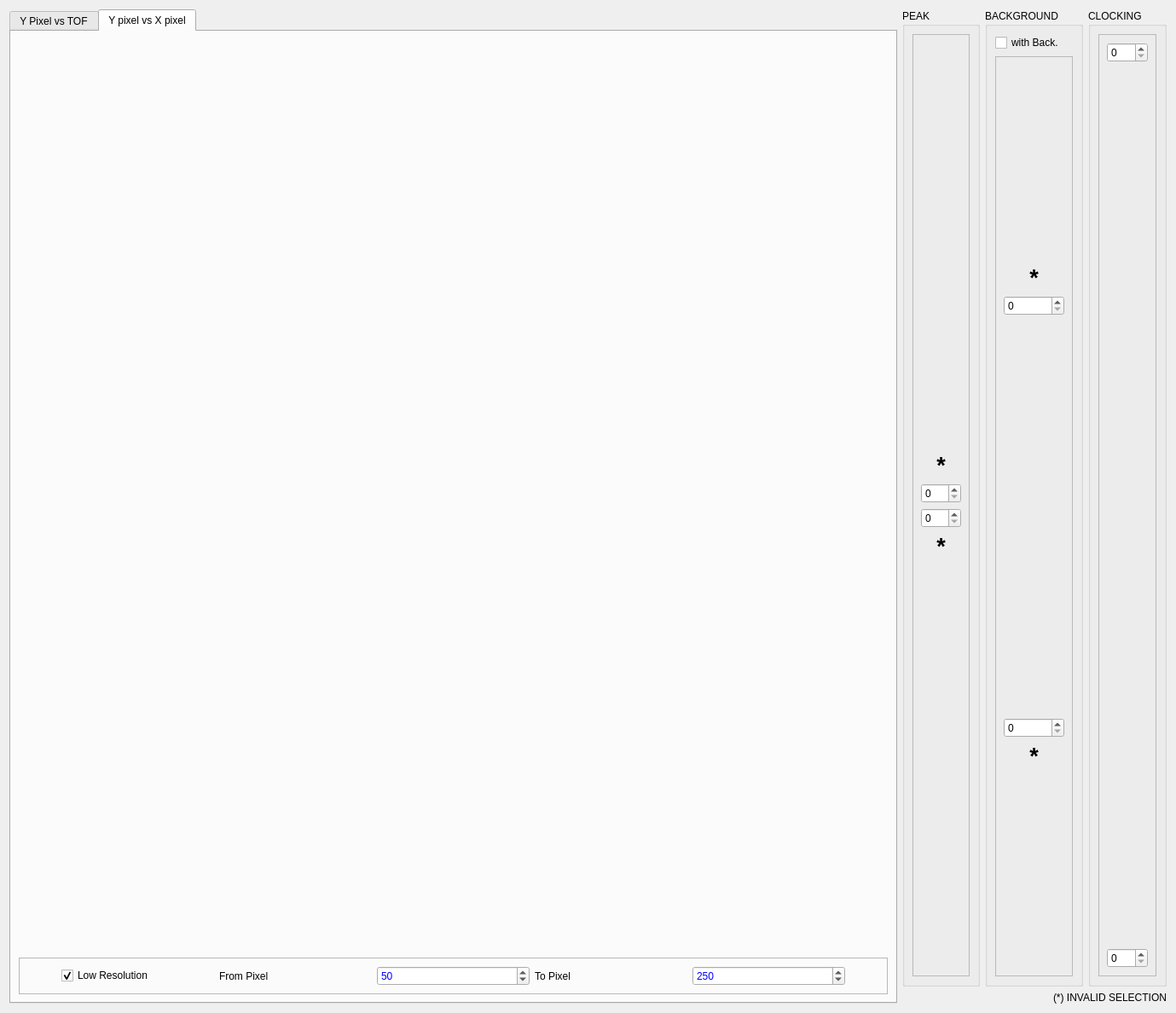
<?xml version="1.0" encoding="UTF-8"?>
<ui version="4.0">
 <class>Dialog</class>
 <widget class="QDialog" name="Dialog">
  <property name="geometry">
   <rect>
    <x>0</x>
    <y>0</y>
    <width>1379</width>
    <height>1188</height>
   </rect>
  </property>
  <property name="windowTitle">
   <string>2D Selection Tool</string>
  </property>
  <layout class="QVBoxLayout" name="verticalLayout_4">
   <item>
    <layout class="QHBoxLayout" name="horizontalLayout_6">
     <item>
      <widget class="QTabWidget" name="tabWidget">
       <property name="currentIndex">
        <number>1</number>
       </property>
       <widget class="QWidget" name="tab">
        <attribute name="title">
         <string>Y Pixel vs TOF</string>
        </attribute>
        <layout class="QHBoxLayout" name="horizontalLayout_3">
         <item>
          <layout class="QVBoxLayout" name="verticalLayout">
           <item>
            <layout class="QHBoxLayout" name="horizontalLayout">
             <item>
              <widget class="MPLWidgetNoLog" name="y_pixel_vs_tof_plot" native="true">
               <property name="sizePolicy">
                <sizepolicy hsizetype="Expanding" vsizetype="Expanding">
                 <horstretch>0</horstretch>
                 <verstretch>0</verstretch>
                </sizepolicy>
               </property>
              </widget>
             </item>
            </layout>
           </item>
           <item>
            <layout class="QHBoxLayout" name="horizontalLayout_37">
             <item>
              <spacer name="horizontalSpacer">
               <property name="orientation">
                <enum>Qt::Horizontal</enum>
               </property>
               <property name="sizeHint" stdset="0">
                <size>
                 <width>40</width>
                 <height>20</height>
                </size>
               </property>
              </spacer>
             </item>
             <item>
              <widget class="QLabel" name="dataTOFmanualLabel">
               <property name="enabled">
                <bool>true</bool>
               </property>
               <property name="text">
                <string>TOF range</string>
               </property>
              </widget>
             </item>
             <item>
              <widget class="QFrame" name="frame_13">
               <property name="frameShape">
                <enum>QFrame::NoFrame</enum>
               </property>
               <property name="frameShadow">
                <enum>QFrame::Raised</enum>
               </property>
               <property name="lineWidth">
                <number>0</number>
               </property>
               <layout class="QHBoxLayout" name="horizontalLayout_38">
                <item>
                 <layout class="QHBoxLayout" name="horizontalLayout_39">
                  <item>
                   <widget class="QRadioButton" name="tof_auto_flag">
                    <property name="text">
                     <string>Auto</string>
                    </property>
                    <property name="checked">
                     <bool>true</bool>
                    </property>
                    <property name="autoExclusive">
                     <bool>true</bool>
                    </property>
                   </widget>
                  </item>
                  <item>
                   <spacer name="horizontalSpacer_17">
                    <property name="orientation">
                     <enum>Qt::Horizontal</enum>
                    </property>
                    <property name="sizeType">
                     <enum>QSizePolicy::Maximum</enum>
                    </property>
                    <property name="sizeHint" stdset="0">
                     <size>
                      <width>40</width>
                      <height>20</height>
                     </size>
                    </property>
                   </spacer>
                  </item>
                  <item>
                   <widget class="QRadioButton" name="tof_manual_flag">
                    <property name="enabled">
                     <bool>true</bool>
                    </property>
                    <property name="text">
                     <string>Manual</string>
                    </property>
                    <property name="autoExclusive">
                     <bool>true</bool>
                    </property>
                   </widget>
                  </item>
                 </layout>
                </item>
               </layout>
              </widget>
             </item>
             <item>
              <spacer name="horizontalSpacer_18">
               <property name="orientation">
                <enum>Qt::Horizontal</enum>
               </property>
               <property name="sizeType">
                <enum>QSizePolicy::Maximum</enum>
               </property>
               <property name="sizeHint" stdset="0">
                <size>
                 <width>40</width>
                 <height>20</height>
                </size>
               </property>
              </spacer>
             </item>
             <item>
              <widget class="QLabel" name="tof_from_label">
               <property name="enabled">
                <bool>false</bool>
               </property>
               <property name="text">
                <string>from</string>
               </property>
              </widget>
             </item>
             <item>
              <widget class="QLineEdit" name="tof_from">
               <property name="enabled">
                <bool>false</bool>
               </property>
               <property name="sizePolicy">
                <sizepolicy hsizetype="Minimum" vsizetype="Fixed">
                 <horstretch>0</horstretch>
                 <verstretch>0</verstretch>
                </sizepolicy>
               </property>
               <property name="minimumSize">
                <size>
                 <width>100</width>
                 <height>0</height>
                </size>
               </property>
               <property name="maximumSize">
                <size>
                 <width>100</width>
                 <height>16777215</height>
                </size>
               </property>
               <property name="text">
                <string>0</string>
               </property>
              </widget>
             </item>
             <item>
              <widget class="QLabel" name="tof_from_units">
               <property name="enabled">
                <bool>false</bool>
               </property>
               <property name="text">
                <string>ms</string>
               </property>
              </widget>
             </item>
             <item>
              <spacer name="horizontalSpacer_19">
               <property name="orientation">
                <enum>Qt::Horizontal</enum>
               </property>
               <property name="sizeType">
                <enum>QSizePolicy::Maximum</enum>
               </property>
               <property name="sizeHint" stdset="0">
                <size>
                 <width>40</width>
                 <height>20</height>
                </size>
               </property>
              </spacer>
             </item>
             <item>
              <widget class="QLabel" name="tof_to_label">
               <property name="enabled">
                <bool>false</bool>
               </property>
               <property name="text">
                <string>to</string>
               </property>
              </widget>
             </item>
             <item>
              <widget class="QLineEdit" name="tof_to">
               <property name="enabled">
                <bool>false</bool>
               </property>
               <property name="sizePolicy">
                <sizepolicy hsizetype="Minimum" vsizetype="Fixed">
                 <horstretch>0</horstretch>
                 <verstretch>0</verstretch>
                </sizepolicy>
               </property>
               <property name="minimumSize">
                <size>
                 <width>100</width>
                 <height>0</height>
                </size>
               </property>
               <property name="maximumSize">
                <size>
                 <width>100</width>
                 <height>16777215</height>
                </size>
               </property>
               <property name="text">
                <string>200</string>
               </property>
              </widget>
             </item>
             <item>
              <widget class="QLabel" name="tof_to_units">
               <property name="enabled">
                <bool>false</bool>
               </property>
               <property name="text">
                <string>ms</string>
               </property>
              </widget>
             </item>
             <item>
              <spacer name="horizontalSpacer_21">
               <property name="orientation">
                <enum>Qt::Horizontal</enum>
               </property>
               <property name="sizeHint" stdset="0">
                <size>
                 <width>40</width>
                 <height>20</height>
                </size>
               </property>
              </spacer>
             </item>
            </layout>
           </item>
          </layout>
         </item>
        </layout>
        <zorder></zorder>
       </widget>
       <widget class="QWidget" name="tab_2">
        <attribute name="title">
         <string>Y pixel vs X pixel</string>
        </attribute>
        <layout class="QHBoxLayout" name="horizontalLayout_5">
         <item>
          <layout class="QVBoxLayout" name="verticalLayout_2">
           <item>
            <layout class="QHBoxLayout" name="horizontalLayout_2">
             <item>
              <widget class="MPLWidgetNoLog" name="detector_plot" native="true">
               <property name="sizePolicy">
                <sizepolicy hsizetype="Expanding" vsizetype="Expanding">
                 <horstretch>0</horstretch>
                 <verstretch>0</verstretch>
                </sizepolicy>
               </property>
              </widget>
             </item>
            </layout>
           </item>
           <item>
            <widget class="QFrame" name="frame_20">
             <property name="maximumSize">
              <size>
               <width>16777215</width>
               <height>50</height>
              </size>
             </property>
             <property name="frameShape">
              <enum>QFrame::StyledPanel</enum>
             </property>
             <property name="frameShadow">
              <enum>QFrame::Raised</enum>
             </property>
             <layout class="QHBoxLayout" name="horizontalLayout_54">
              <item>
               <layout class="QHBoxLayout" name="horizontalLayout_83">
                <item>
                 <spacer name="horizontalSpacer_28">
                  <property name="orientation">
                   <enum>Qt::Horizontal</enum>
                  </property>
                  <property name="sizeType">
                   <enum>QSizePolicy::Minimum</enum>
                  </property>
                  <property name="sizeHint" stdset="0">
                   <size>
                    <width>40</width>
                    <height>20</height>
                   </size>
                  </property>
                 </spacer>
                </item>
                <item>
                 <widget class="QCheckBox" name="low_res_flag">
                  <property name="text">
                   <string>Low Resolution</string>
                  </property>
                  <property name="checked">
                   <bool>true</bool>
                  </property>
                 </widget>
                </item>
                <item>
                 <widget class="QLabel" name="low_res1_label">
                  <property name="text">
                   <string>From Pixel</string>
                  </property>
                 </widget>
                </item>
                <item>
                 <spacer name="horizontalSpacer_65">
                  <property name="orientation">
                   <enum>Qt::Horizontal</enum>
                  </property>
                  <property name="sizeType">
                   <enum>QSizePolicy::Fixed</enum>
                  </property>
                  <property name="sizeHint" stdset="0">
                   <size>
                    <width>0</width>
                    <height>20</height>
                   </size>
                  </property>
                 </spacer>
                </item>
                <item>
                 <widget class="QSpinBox" name="low_res1">
                  <property name="palette">
                   <palette>
                    <active>
                     <colorrole role="Text">
                      <brush brushstyle="SolidPattern">
                       <color alpha="255">
                        <red>0</red>
                        <green>0</green>
                        <blue>255</blue>
                       </color>
                      </brush>
                     </colorrole>
                    </active>
                    <inactive>
                     <colorrole role="Text">
                      <brush brushstyle="SolidPattern">
                       <color alpha="255">
                        <red>0</red>
                        <green>0</green>
                        <blue>255</blue>
                       </color>
                      </brush>
                     </colorrole>
                    </inactive>
                    <disabled>
                     <colorrole role="Text">
                      <brush brushstyle="SolidPattern">
                       <color alpha="255">
                        <red>118</red>
                        <green>118</green>
                        <blue>117</blue>
                       </color>
                      </brush>
                     </colorrole>
                    </disabled>
                   </palette>
                  </property>
                  <property name="maximum">
                   <number>255</number>
                  </property>
                  <property name="value">
                   <number>50</number>
                  </property>
                 </widget>
                </item>
                <item>
                 <widget class="QLabel" name="low_res2_label">
                  <property name="text">
                   <string>To Pixel</string>
                  </property>
                 </widget>
                </item>
                <item>
                 <spacer name="horizontalSpacer_66">
                  <property name="orientation">
                   <enum>Qt::Horizontal</enum>
                  </property>
                  <property name="sizeType">
                   <enum>QSizePolicy::Fixed</enum>
                  </property>
                  <property name="sizeHint" stdset="0">
                   <size>
                    <width>0</width>
                    <height>20</height>
                   </size>
                  </property>
                 </spacer>
                </item>
                <item>
                 <widget class="QSpinBox" name="low_res2">
                  <property name="palette">
                   <palette>
                    <active>
                     <colorrole role="Text">
                      <brush brushstyle="SolidPattern">
                       <color alpha="255">
                        <red>0</red>
                        <green>0</green>
                        <blue>255</blue>
                       </color>
                      </brush>
                     </colorrole>
                    </active>
                    <inactive>
                     <colorrole role="Text">
                      <brush brushstyle="SolidPattern">
                       <color alpha="255">
                        <red>0</red>
                        <green>0</green>
                        <blue>255</blue>
                       </color>
                      </brush>
                     </colorrole>
                    </inactive>
                    <disabled>
                     <colorrole role="Text">
                      <brush brushstyle="SolidPattern">
                       <color alpha="255">
                        <red>118</red>
                        <green>118</green>
                        <blue>117</blue>
                       </color>
                      </brush>
                     </colorrole>
                    </disabled>
                   </palette>
                  </property>
                  <property name="maximum">
                   <number>303</number>
                  </property>
                  <property name="value">
                   <number>250</number>
                  </property>
                 </widget>
                </item>
                <item>
                 <spacer name="horizontalSpacer_67">
                  <property name="orientation">
                   <enum>Qt::Horizontal</enum>
                  </property>
                  <property name="sizeType">
                   <enum>QSizePolicy::Minimum</enum>
                  </property>
                  <property name="sizeHint" stdset="0">
                   <size>
                    <width>40</width>
                    <height>20</height>
                   </size>
                  </property>
                 </spacer>
                </item>
               </layout>
              </item>
             </layout>
            </widget>
           </item>
          </layout>
         </item>
        </layout>
        <zorder></zorder>
       </widget>
      </widget>
     </item>
     <item>
      <layout class="QVBoxLayout" name="verticalLayout_3">
       <item>
        <layout class="QHBoxLayout" name="horizontalLayout_4">
         <item>
          <widget class="QGroupBox" name="groupBox_4">
           <property name="sizePolicy">
            <sizepolicy hsizetype="Fixed" vsizetype="Preferred">
             <horstretch>0</horstretch>
             <verstretch>0</verstretch>
            </sizepolicy>
           </property>
           <property name="title">
            <string>PEAK</string>
           </property>
           <layout class="QVBoxLayout" name="verticalLayout_11">
            <item>
             <widget class="QFrame" name="frame">
              <property name="frameShape">
               <enum>QFrame::StyledPanel</enum>
              </property>
              <property name="frameShadow">
               <enum>QFrame::Raised</enum>
              </property>
              <layout class="QVBoxLayout" name="verticalLayout_12">
               <item>
                <layout class="QHBoxLayout" name="horizontalLayout_15">
                 <item>
                  <layout class="QVBoxLayout" name="verticalLayout_13">
                   <item>
                    <spacer name="verticalSpacer_2">
                     <property name="orientation">
                      <enum>Qt::Vertical</enum>
                     </property>
                     <property name="sizeHint" stdset="0">
                      <size>
                       <width>20</width>
                       <height>40</height>
                      </size>
                     </property>
                    </spacer>
                   </item>
                   <item>
                    <widget class="QLabel" name="peak2_label">
                     <property name="font">
                      <font>
                       <pointsize>20</pointsize>
                       <weight>75</weight>
                       <bold>true</bold>
                      </font>
                     </property>
                     <property name="accessibleDescription">
                      <string/>
                     </property>
                     <property name="text">
                      <string>*</string>
                     </property>
                     <property name="alignment">
                      <set>Qt::AlignBottom|Qt::AlignHCenter</set>
                     </property>
                    </widget>
                   </item>
                   <item>
                    <widget class="QSpinBox" name="peak2">
                     <property name="maximum">
                      <number>303</number>
                     </property>
                    </widget>
                   </item>
                  </layout>
                 </item>
                </layout>
               </item>
               <item>
                <layout class="QHBoxLayout" name="horizontalLayout_16">
                 <item>
                  <layout class="QVBoxLayout" name="verticalLayout_14">
                   <item>
                    <widget class="QSpinBox" name="peak1">
                     <property name="maximum">
                      <number>303</number>
                     </property>
                    </widget>
                   </item>
                   <item>
                    <widget class="QLabel" name="peak1_label">
                     <property name="font">
                      <font>
                       <pointsize>20</pointsize>
                       <weight>75</weight>
                       <bold>true</bold>
                      </font>
                     </property>
                     <property name="accessibleDescription">
                      <string/>
                     </property>
                     <property name="text">
                      <string>*</string>
                     </property>
                     <property name="alignment">
                      <set>Qt::AlignBottom|Qt::AlignHCenter</set>
                     </property>
                    </widget>
                   </item>
                   <item>
                    <spacer name="verticalSpacer_7">
                     <property name="orientation">
                      <enum>Qt::Vertical</enum>
                     </property>
                     <property name="sizeHint" stdset="0">
                      <size>
                       <width>20</width>
                       <height>40</height>
                      </size>
                     </property>
                    </spacer>
                   </item>
                  </layout>
                 </item>
                </layout>
               </item>
              </layout>
             </widget>
            </item>
           </layout>
          </widget>
         </item>
         <item>
          <widget class="QGroupBox" name="groupBox_3">
           <property name="sizePolicy">
            <sizepolicy hsizetype="Fixed" vsizetype="Preferred">
             <horstretch>0</horstretch>
             <verstretch>0</verstretch>
            </sizepolicy>
           </property>
           <property name="title">
            <string>BACKGROUND</string>
           </property>
           <layout class="QVBoxLayout" name="verticalLayout_8">
            <item>
             <widget class="QCheckBox" name="back_flag">
              <property name="text">
               <string>with Back.</string>
              </property>
             </widget>
            </item>
            <item>
             <widget class="QFrame" name="frame_2">
              <property name="frameShape">
               <enum>QFrame::StyledPanel</enum>
              </property>
              <property name="frameShadow">
               <enum>QFrame::Raised</enum>
              </property>
              <layout class="QVBoxLayout" name="verticalLayout_7">
               <item>
                <layout class="QHBoxLayout" name="horizontalLayout_13">
                 <item>
                  <layout class="QVBoxLayout" name="verticalLayout_9">
                   <item>
                    <spacer name="verticalSpacer_3">
                     <property name="orientation">
                      <enum>Qt::Vertical</enum>
                     </property>
                     <property name="sizeHint" stdset="0">
                      <size>
                       <width>20</width>
                       <height>40</height>
                      </size>
                     </property>
                    </spacer>
                   </item>
                   <item>
                    <widget class="QLabel" name="back2_label">
                     <property name="font">
                      <font>
                       <pointsize>20</pointsize>
                       <weight>75</weight>
                       <bold>true</bold>
                      </font>
                     </property>
                     <property name="accessibleDescription">
                      <string/>
                     </property>
                     <property name="text">
                      <string>*</string>
                     </property>
                     <property name="alignment">
                      <set>Qt::AlignBottom|Qt::AlignHCenter</set>
                     </property>
                    </widget>
                   </item>
                   <item>
                    <widget class="QSpinBox" name="back2">
                     <property name="maximum">
                      <number>303</number>
                     </property>
                    </widget>
                   </item>
                   <item>
                    <spacer name="verticalSpacer_4">
                     <property name="orientation">
                      <enum>Qt::Vertical</enum>
                     </property>
                     <property name="sizeHint" stdset="0">
                      <size>
                       <width>20</width>
                       <height>40</height>
                      </size>
                     </property>
                    </spacer>
                   </item>
                  </layout>
                 </item>
                </layout>
               </item>
               <item>
                <layout class="QHBoxLayout" name="horizontalLayout_14">
                 <item>
                  <layout class="QVBoxLayout" name="verticalLayout_10">
                   <item>
                    <spacer name="verticalSpacer_5">
                     <property name="orientation">
                      <enum>Qt::Vertical</enum>
                     </property>
                     <property name="sizeHint" stdset="0">
                      <size>
                       <width>20</width>
                       <height>40</height>
                      </size>
                     </property>
                    </spacer>
                   </item>
                   <item>
                    <widget class="QSpinBox" name="back1">
                     <property name="maximum">
                      <number>303</number>
                     </property>
                    </widget>
                   </item>
                   <item>
                    <widget class="QLabel" name="back1_label">
                     <property name="font">
                      <font>
                       <pointsize>20</pointsize>
                       <weight>75</weight>
                       <bold>true</bold>
                      </font>
                     </property>
                     <property name="accessibleDescription">
                      <string/>
                     </property>
                     <property name="text">
                      <string>*</string>
                     </property>
                     <property name="alignment">
                      <set>Qt::AlignBottom|Qt::AlignHCenter</set>
                     </property>
                    </widget>
                   </item>
                   <item>
                    <spacer name="verticalSpacer_6">
                     <property name="orientation">
                      <enum>Qt::Vertical</enum>
                     </property>
                     <property name="sizeHint" stdset="0">
                      <size>
                       <width>20</width>
                       <height>40</height>
                      </size>
                     </property>
                    </spacer>
                   </item>
                  </layout>
                 </item>
                </layout>
               </item>
              </layout>
             </widget>
            </item>
           </layout>
          </widget>
         </item>
         <item>
          <widget class="QGroupBox" name="groupBox_6">
           <property name="sizePolicy">
            <sizepolicy hsizetype="Fixed" vsizetype="Preferred">
             <horstretch>0</horstretch>
             <verstretch>0</verstretch>
            </sizepolicy>
           </property>
           <property name="title">
            <string>CLOCKING</string>
           </property>
           <layout class="QVBoxLayout" name="verticalLayout_15">
            <item>
             <widget class="QFrame" name="frame_6">
              <property name="frameShape">
               <enum>QFrame::StyledPanel</enum>
              </property>
              <property name="frameShadow">
               <enum>QFrame::Raised</enum>
              </property>
              <layout class="QVBoxLayout" name="verticalLayout_16">
               <item>
                <layout class="QHBoxLayout" name="horizontalLayout_17">
                 <item>
                  <layout class="QVBoxLayout" name="verticalLayout_17">
                   <item>
                    <widget class="QSpinBox" name="clock2">
                     <property name="maximum">
                      <number>303</number>
                     </property>
                    </widget>
                   </item>
                  </layout>
                 </item>
                </layout>
               </item>
               <item>
                <layout class="QHBoxLayout" name="horizontalLayout_18">
                 <item>
                  <layout class="QVBoxLayout" name="verticalLayout_18">
                   <item>
                    <spacer name="verticalSpacer_8">
                     <property name="orientation">
                      <enum>Qt::Vertical</enum>
                     </property>
                     <property name="sizeHint" stdset="0">
                      <size>
                       <width>20</width>
                       <height>40</height>
                      </size>
                     </property>
                    </spacer>
                   </item>
                   <item>
                    <widget class="QSpinBox" name="clock1">
                     <property name="maximum">
                      <number>303</number>
                     </property>
                    </widget>
                   </item>
                  </layout>
                 </item>
                </layout>
               </item>
              </layout>
             </widget>
            </item>
           </layout>
          </widget>
         </item>
        </layout>
       </item>
       <item>
        <widget class="QLabel" name="error_label">
         <property name="layoutDirection">
          <enum>Qt::LeftToRight</enum>
         </property>
         <property name="text">
          <string>(*) INVALID SELECTION</string>
         </property>
         <property name="alignment">
          <set>Qt::AlignRight|Qt::AlignTrailing|Qt::AlignVCenter</set>
         </property>
        </widget>
       </item>
      </layout>
     </item>
    </layout>
   </item>
  </layout>
 </widget>
 <customwidgets>
  <customwidget>
   <class>MPLWidgetNoLog</class>
   <extends>QWidget</extends>
   <header>mplwidgetnolog.h</header>
   <container>1</container>
  </customwidget>
 </customwidgets>
 <resources>
  <include location="../icons/icons.qrc"/>
 </resources>
 <connections>
  <connection>
   <sender>back_flag</sender>
   <signal>clicked(bool)</signal>
   <receiver>Dialog</receiver>
   <slot>activate_or_not_back_widgets()</slot>
   <hints>
    <hint type="sourcelabel">
     <x>1299</x>
     <y>86</y>
    </hint>
    <hint type="destinationlabel">
     <x>689</x>
     <y>593</y>
    </hint>
   </hints>
  </connection>
  <connection>
   <sender>peak1</sender>
   <signal>editingFinished()</signal>
   <receiver>Dialog</receiver>
   <slot>manual_input_peak1()</slot>
   <hints>
    <hint type="sourcelabel">
     <x>1180</x>
     <y>597</y>
    </hint>
    <hint type="destinationlabel">
     <x>689</x>
     <y>593</y>
    </hint>
   </hints>
  </connection>
  <connection>
   <sender>peak2</sender>
   <signal>editingFinished()</signal>
   <receiver>Dialog</receiver>
   <slot>manual_input_peak2()</slot>
   <hints>
    <hint type="sourcelabel">
     <x>1180</x>
     <y>560</y>
    </hint>
    <hint type="destinationlabel">
     <x>689</x>
     <y>593</y>
    </hint>
   </hints>
  </connection>
  <connection>
   <sender>back1</sender>
   <signal>editingFinished()</signal>
   <receiver>Dialog</receiver>
   <slot>manual_input_back1()</slot>
   <hints>
    <hint type="sourcelabel">
     <x>1299</x>
     <y>815</y>
    </hint>
    <hint type="destinationlabel">
     <x>689</x>
     <y>593</y>
    </hint>
   </hints>
  </connection>
  <connection>
   <sender>back2</sender>
   <signal>editingFinished()</signal>
   <receiver>Dialog</receiver>
   <slot>manual_input_back2()</slot>
   <hints>
    <hint type="sourcelabel">
     <x>1299</x>
     <y>371</y>
    </hint>
    <hint type="destinationlabel">
     <x>689</x>
     <y>593</y>
    </hint>
   </hints>
  </connection>
  <connection>
   <sender>tof_from</sender>
   <signal>editingFinished()</signal>
   <receiver>Dialog</receiver>
   <slot>manual_input_of_tof_field()</slot>
   <hints>
    <hint type="sourcelabel">
     <x>437</x>
     <y>1121</y>
    </hint>
    <hint type="destinationlabel">
     <x>689</x>
     <y>593</y>
    </hint>
   </hints>
  </connection>
  <connection>
   <sender>low_res2</sender>
   <signal>editingFinished()</signal>
   <receiver>Dialog</receiver>
   <slot>manual_input_of_low_res_field()</slot>
   <hints>
    <hint type="sourcelabel">
     <x>1069</x>
     <y>1119</y>
    </hint>
    <hint type="destinationlabel">
     <x>689</x>
     <y>593</y>
    </hint>
   </hints>
  </connection>
  <connection>
   <sender>tof_manual_flag</sender>
   <signal>clicked()</signal>
   <receiver>Dialog</receiver>
   <slot>manual_auto_tof_clicked()</slot>
   <hints>
    <hint type="sourcelabel">
     <x>251</x>
     <y>1121</y>
    </hint>
    <hint type="destinationlabel">
     <x>689</x>
     <y>593</y>
    </hint>
   </hints>
  </connection>
  <connection>
   <sender>low_res_flag</sender>
   <signal>clicked(bool)</signal>
   <receiver>Dialog</receiver>
   <slot>activate_or_not_low_res_widgets()</slot>
   <hints>
    <hint type="sourcelabel">
     <x>309</x>
     <y>1118</y>
    </hint>
    <hint type="destinationlabel">
     <x>689</x>
     <y>593</y>
    </hint>
   </hints>
  </connection>
  <connection>
   <sender>low_res1</sender>
   <signal>editingFinished()</signal>
   <receiver>Dialog</receiver>
   <slot>manual_input_of_low_res_field()</slot>
   <hints>
    <hint type="sourcelabel">
     <x>689</x>
     <y>1119</y>
    </hint>
    <hint type="destinationlabel">
     <x>689</x>
     <y>593</y>
    </hint>
   </hints>
  </connection>
  <connection>
   <sender>tof_to</sender>
   <signal>editingFinished()</signal>
   <receiver>Dialog</receiver>
   <slot>manual_input_of_tof_field()</slot>
   <hints>
    <hint type="sourcelabel">
     <x>634</x>
     <y>1121</y>
    </hint>
    <hint type="destinationlabel">
     <x>689</x>
     <y>593</y>
    </hint>
   </hints>
  </connection>
  <connection>
   <sender>tof_auto_flag</sender>
   <signal>clicked()</signal>
   <receiver>Dialog</receiver>
   <slot>manual_auto_tof_clicked()</slot>
   <hints>
    <hint type="sourcelabel">
     <x>132</x>
     <y>1121</y>
    </hint>
    <hint type="destinationlabel">
     <x>689</x>
     <y>593</y>
    </hint>
   </hints>
  </connection>
  <connection>
   <sender>clock1</sender>
   <signal>editingFinished()</signal>
   <receiver>Dialog</receiver>
   <slot>clock_spinbox()</slot>
   <hints>
    <hint type="sourcelabel">
     <x>1318</x>
     <y>1116</y>
    </hint>
    <hint type="destinationlabel">
     <x>689</x>
     <y>593</y>
    </hint>
   </hints>
  </connection>
  <connection>
   <sender>clock2</sender>
   <signal>editingFinished()</signal>
   <receiver>Dialog</receiver>
   <slot>clock_spinbox()</slot>
   <hints>
    <hint type="sourcelabel">
     <x>1318</x>
     <y>62</y>
    </hint>
    <hint type="destinationlabel">
     <x>689</x>
     <y>593</y>
    </hint>
   </hints>
  </connection>
 </connections>
 <slots>
  <slot>activate_or_not_low_res_widgets()</slot>
  <slot>activate_or_not_back_widgets()</slot>
  <slot>manual_input_of_peak_back_field()</slot>
  <slot>manual_input_of_low_res_field()</slot>
  <slot>manual_input_of_tof_field()</slot>
  <slot>manual_auto_tof_clicked()</slot>
  <slot>manual_input_peak1()</slot>
  <slot>manual_input_peak2()</slot>
  <slot>manual_input_peak1_2()</slot>
  <slot>manual_input_peak2_2()</slot>
  <slot>manual_input_back1()</slot>
  <slot>manual_input_back1_2()</slot>
  <slot>manual_input_back2()</slot>
  <slot>manual_input_back2_2()</slot>
  <slot>clock_spinbox()</slot>
 </slots>
</ui>
